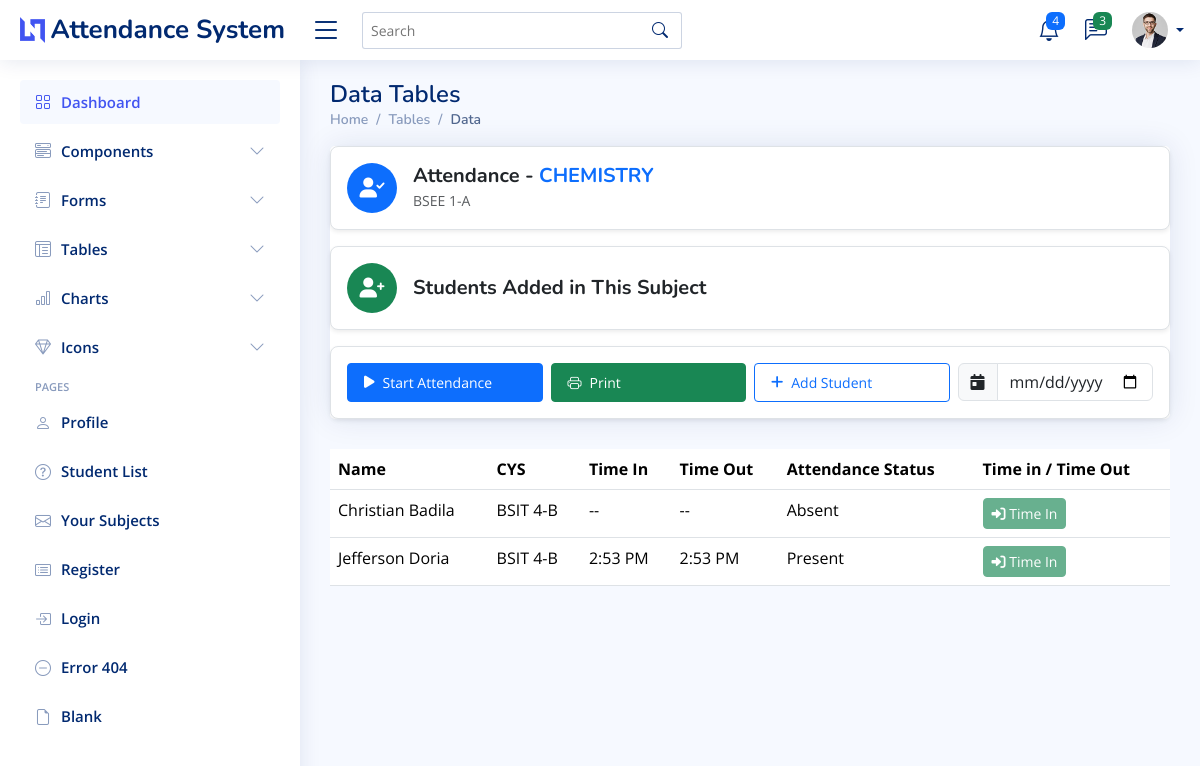
Page /student-attendance/16/ on the committed database.
### myapp/models.py (models this page shows, shortened)
class Subject(models.Model):
    name = models.CharField(max_length=100)
    description = models.TextField(blank=True, null=True)
    course_year_section = models.CharField(max_length=100, default="default_course_year_section")
    teacher = models.ForeignKey(Teacher, on_delete=models.CASCADE, related_name="subjects")
    created_at = models.DateTimeField(auto_now_add=True)

class Student(models.Model):
    username = models.CharField(max_length=255, unique=True, default="default_username")
    student_id = models.CharField(max_length=50, unique=True)
    full_name = models.CharField(max_length=255)
    course = models.CharField(max_length=100)
    year_section = models.CharField(max_length=50, blank=True, null=True)
    email = models.EmailField(unique=True, blank=True, null=True)
    password = models.CharField(max_length=255)
    subjects = models.ManyToManyField(Subject, related_name="students")
    created_at = models.DateTimeField(auto_now_add=True)

### myapp/views.py (the view, shortened to what this page needs)
# urls.py: path('student-attendance/<int:id>/', views.student_attendance, name='student-attendance'),
def student_attendance(request, id):
    subject = get_object_or_404(Subject, id=id)
    assigned_students = subject.students.all()
    attendance_records = Attendance.objects.filter(
        student__in=assigned_students,
        subject=subject
    ).order_by('date')
    student_attendance_map = defaultdict(lambda: {'time_in': None, 'time_out': None})
    for att in attendance_records:
        student_data = student_attendance_map[att.student.id]
        if att.time_in and not student_data['time_in']:
            student_data['time_in'] = att.time_in
        if att.time_out and not student_data['time_out']:
            student_data['time_out'] = att.time_out
    for student in assigned_students:
        student.attendance = student_attendance_map.get(student.id, None)
        if student.attendance:
            print(f"Student: {student.full_name}, Time In: {student.attendance['time_in']}, Time Out: {student.attendance['time_out']}")
    available_students = Student.objects.exclude(id__in=assigned_students.values_list('id', flat=True))
    return render(request, 'myapp/student_attendance.html', {
        'assigned_students': assigned_students,
        'available_students': available_students,
        'subject': subject,
        'all_attendance_records': attendance_records,  # Pass all attendance records to the template
    })

### myapp/templates/myapp/student_attendance.html (shortened to what this page needs)
{% extends 'myapp/base.html' %}
{% load static %}
{% block content %}
<main id="main" class="main">
  <div class="pagetitle">
    <h1>Data Tables</h1>
    <nav>
      <ol class="breadcrumb">
        <li class="breadcrumb-item"><a href="index.html">Home</a></li>
        <li class="breadcrumb-item">Tables</li>
        <li class="breadcrumb-item active">Data</li>
      </ol>
    </nav>
  </div>
  <section class="section">
    <div class="row">
      <div class="col-lg-12">
        <div class="card">
<div class="d-flex align-items-center justify-content-between p-3 bg-white shadow-sm rounded-3 border">
  <div class="d-flex align-items-center">
    <div class="icon-container bg-primary text-white d-flex align-items-center justify-content-center rounded-circle me-3" style="width: 50px; height: 50px;">
      <i class="fas fa-user-check fs-5"></i>
    </div>
    <div>
      <h5 class="fw-bold text-dark mb-0">
        Attendance - <span class="text-uppercase text-primary">{{ subject.name }}</span>
      </h5>
      <small class="text-muted">{{ subject.course_year_section }}</small>
    </div>
  </div>
</div>
<div class="p-3 bg-white shadow-sm rounded-3 mt-3 border d-flex align-items-center">
  <div class="icon-container bg-success text-white d-flex align-items-center justify-content-center rounded-circle me-3" style="width: 50px; height: 50px;">
    <i class="fas fa-user-plus fs-5"></i>
  </div>
  <h5 class="fw-bold text-dark mb-0">Students Added in This Subject</h5>
</div>
<div class="p-3 bg-white shadow-sm rounded-3 mt-3 border">
  <div class="row g-2 justify-content-center justify-content-md-end">
    <div class="col-12 col-md-3">
      <button type="button" class="btn btn-primary btn-sm d-flex align-items-center w-100 px-3 py-2" id="startAttendance" data-bs-toggle="modal" data-bs-target="#attendanceChoiceModal">
        <i class="fa-solid fa-play me-2"></i> Start Attendance
      </button>
    </div>
    <div class="col-12 col-md-3">
      <button type="button" class="btn btn-success btn-sm d-flex align-items-center w-100 px-3 py-2" id="printAttendance">
        <i class="bi bi-printer me-2"></i> Print
      </button>
    </div>
    <div class="col-12 col-md-3">
      <button type="button" class="btn btn-outline-primary btn-sm d-flex align-items-center w-100 px-3 py-2" data-bs-toggle="modal" data-bs-target="#addStudentModal">
        <i class="fa-solid fa-plus me-2"></i> Add Student
      </button>
    </div>
    <div class="col-12 col-md-3">
      <div class="input-group">
        <span class="input-group-text"><i class="fa-solid fa-calendar-day"></i></span>
        <input type="date" class="form-control" id="specificDateFilter">
      </div>
    </div>
  </div>
</div>
</div>
<div class="table-responsive mt-4" style="min-height: 400px">
  <table class="table datatable">
    <thead>
      <tr>
        <th>Name</th>
        <th>CYS</th>
        <th>Time In</th>
        <th>Time Out</th>
        <th>Attendance Status</th>
        <th>Time in / Time Out</th>
      </tr>
    </thead>
    <tbody>
      {% for student in assigned_students %}
        <tr>
          <td>{{ student.full_name }}</td>
          <td>{{ student.course }} {{ student.year_section }}</td>
          <td id="time-in-{{ student.id }}">
            {% if student.attendance and student.attendance.time_in %}
                {{ student.attendance.time_in|time:"g:i A" }}
            {% else %}
                --
            {% endif %}
        </td>
          <td id="time-out-{{ student.id }}">
            {% if student.attendance and student.attendance.time_out %}
              {{ student.attendance.time_out|time:"g:i A" }}
            {% else %}
              --
            {% endif %}
          </td>
          <td>
            {% if student.attendance and student.attendance.time_in %}
              Present
            {% else %}
              Absent
            {% endif %}
          </td>
          <td>
            <div class="btn-group" role="group">
              <button class="btn btn-success btn-sm mark-attendance"
                      data-student="{{ student.id }}"
                      data-status="Time In"
                      disabled>
                <i class="fa-solid fa-sign-in-alt"></i> Time In
              </button>
            </div>
          </td>
        </tr>
      {% endfor %}
    </tbody>
  </table>
</div>
      </div>
    </div>
</section>
</main>
{% endblock %}

### static/assets/css/style.css (style rules this page uses)
:root { scroll-behavior: smooth; }
body { font-family: "Open Sans", sans-serif; background: #f6f9ff; color: #444444; }
h1, h2, h3, h4, h5, h6 { font-family: "Nunito", sans-serif; }
#main { margin-top: 60px; padding: 20px 30px; transition: all 0.3s; }
.pagetitle { margin-bottom: 10px; }
.pagetitle h1 { font-size: 24px; margin-bottom: 0; font-weight: 600; color: #012970; }
.card { margin-bottom: 30px; border: none; border-radius: 5px; box-shadow: 0px 0 30px rgba(1, 41, 112, 0.1); }
.breadcrumb { font-size: 14px; font-family: "Nunito", sans-serif; color: #899bbd; font-weight: 600; }
.breadcrumb a { color: #899bbd; transition: 0.3s; }
.breadcrumb .breadcrumb-item::before { color: #899bbd; }
.breadcrumb .active { color: #51678f; font-weight: 600; }
@media (min-width: 1200px) { #main, #footer { margin-left: 300px; } }

### rows in the picture
Subject: name "CHEMISTRY", course_year_section "BSEE 1-A"
Student: full_name "Christian Badila", course "BSIT", year_section "4-B", shows "Absent"
Student: full_name "Jefferson Doria", course "BSIT", year_section "4-B", attendance.time_in "2:53 PM", attendance.time_out "2:53 PM", shows "Present"
